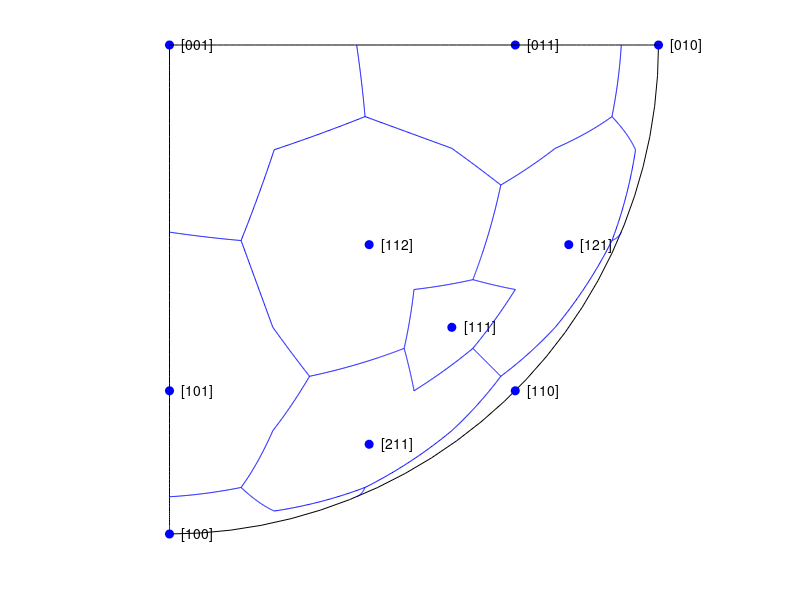

Write MATLAB code to recreate this figure.
% STEREOGRAPHIC PROJECTION

function sgproj2

close all;

figure;
hold on;
axis equal off;

phi = 3/2*pi:pi/50:2*pi;
x = cos(phi);
y = sin(phi);
plot(x,y,'k-');

idx = 0;
for i=0:1,
  for j=0:1,
    for k=0:1,
      if ~(i==0 & j==0 & k==0),
        plot_dir([i,j,k],'blue',1);
        idx = idx+1;
        base(idx,1:3) = [i,j,k];
      end;  
    end;
  end;
end;

sline([0,0,1],[0,1,0],'k-');
sline([0,0,1],[1,0,0],'k-');

plot_dir([1,1,2],'blue',1);
plot_dir([1,2,1],'blue',1);
plot_dir([2,1,1],'blue',1);
base = [base; 1 1 2; 1 2 1; 2 1 1];

A1 = middir([0,0,1; 1,1,2]);
A2 = middir([0,1,1; 1,1,2]);
A3 = middir([0,0,1; 0,1,1]);
B1 = middir([1,1,2; 1,2,1]);
B2 = middir([1,2,1; 0,1,1]);
C1 = middir([1,1,2; 1,1,1]);
C2 = middir([1,2,1; 1,1,1]);
D1 = middir([1,2,1; 0,1,0]);
D2 = middir([0,1,0; 0,1,1]);

X1 = middir([0,0,1; 1,1,2; 0,1,1]);
X2 = middir([1,1,2; 1,2,1; 0,1,1]);
X3 = middir([1,1,2; 1,1,1; 1,2,1]);
X4 = middir([0,1,0; 0,1,1; 1,2,1]);

pairs = [X1,A1;
X1,A2;
X1,A3;
X2,B1;
X2,B2;
X2,A2;
X3,C1;
X3,C2;
X3,B1;
X4,D1;
X4,D2;
X4,B2];

perm = [1,2,3; 2,3,1; 3,1,2];
for idx=1:3,
  for i=1:size(pairs,1),
    sline(pairs(i,perm(idx,:)),pairs(i,3+perm(idx,:)),'b-');
  end;  
end;  






%%%%%%%%%%%%%%%%%%%%%%%%%%%%%%%%%%%%%%%%%%%%%%%%%%%%%%%%%%%%%%%%%%%%%%%%%%%%%%%%%%%%%%%%%

function md = middir(mdir)

n = size(mdir,1);
sum = 0;
for i=1:n,
  sum = sum+mdir(i,:)/norm(mdir(i,:));
end;

md = sum/n;

%%%%%%%%%%%%%%%%%%%%%%%%%%%%%%%%%%%%%%%%%%%%%%%%%%%%%%%%%%%%%%%%%%%%%%%%%%%%%%%%%%%%%%%%%

function proj = calc_projection(dir)

south_pole = [0,0,-1];
coeff = 1/sqrt(sum(dir.^2));
acoord = coeff*dir;
bavect = -south_pole+acoord;
proj = bavect(1:2);

%%%%%%%%%%%%%%%%%%%%%%%%%%%%%%%%%%%%%%%%%%%%%%%%%%%%%%%%%%%%%%%%%%%%%%%%%%%%%%%%%%%%%%%%%

function h = plot_dir(dir,color,atext)

proj = calc_projection(dir);

if atext,
  if abs(dir(1))<10 & abs(dir(2))<10 & abs(dir(3))<10,
    txt = sprintf('[%d%d%d]',dir(1),dir(2),dir(3));
  else
    txt = sprintf('[%d,%d,%d]',dir(1),dir(2),dir(3));
  end;  
  text(proj(2)+1/40,-proj(1),txt);  
end;

h = plot(proj(2),-proj(1),'ko-');
set(h,'MarkerFaceColor',color,'MarkerEdgeColor',color);

%%%%%%%%%%%%%%%%%%%%%%%%%%%%%%%%%%%%%%%%%%%%%%%%%%%%%%%%%%%%%%%%%%%%%%%%%%%%%%%%%%%%%%%%

function plot_all_dirs(m,color),

for h=-m:m,
  for k=-m:m,
    for l=0:m,
      dir = [h,k,l];
      plot_dir(dir,color);
    end;
  end;
end;

%%%%%%%%%%%%%%%%%%%%%%%%%%%%%%%%%%%%%%%%%%%%%%%%%%%%%%%%%%%%%%%%%%%%%%%%%%%%%%%%%%%%%%%%

% factor=0 - exactly dir1
% factor=1 - exactly dir2
% factor increases -> we are approaching dir2 and moving further from dir1

function dir = calc_dir_between(dir1,dir2,factor)

dir = dir1+(dir2-dir1)*factor;
dir = rational(dir);

%%%%%%%%%%%%%%%%%%%%%%%%%%%%%%%%%%%%%%%%%%%%%%%%%%%%%%%%%%%%%%%%%%%%%%%%%%%%%%%%%%%%%%%%

function handle = sline(dir1,dir2,pattern),

delta = (dir2-dir1)/100;

for i=1:101,
  dir = dir1+(i-1)*delta;
  dxy(i,:) = calc_projection(dir);
end;  

handle = plot(dxy(:,2),-dxy(:,1),pattern);
